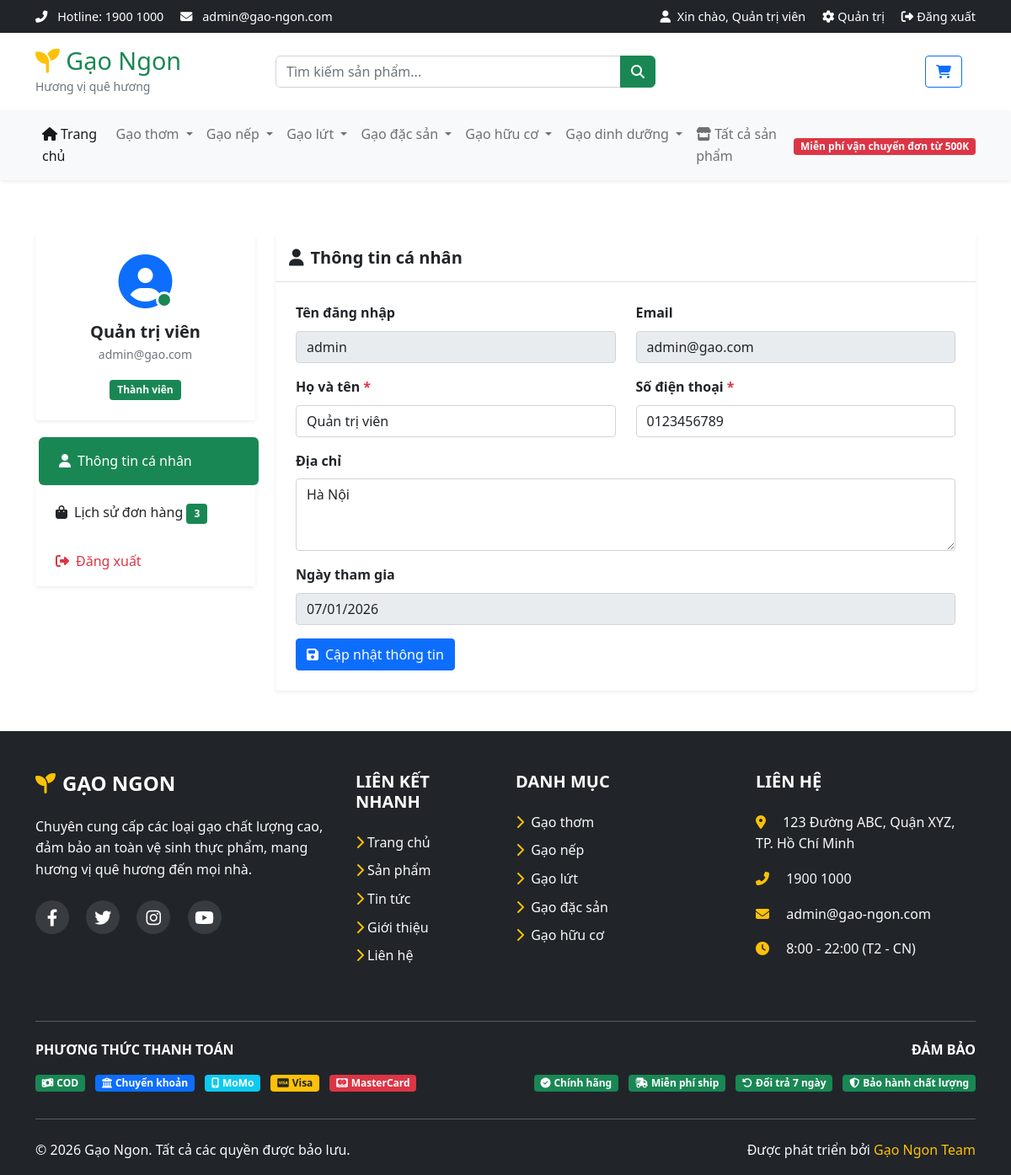
The page /pages/profile.php (signed in) on the database its author committed.
### tables this page shows
CREATE TABLE `users` (
  `id` int(11) NOT NULL,
  `username` varchar(50) NOT NULL,
  `email` varchar(100) NOT NULL,
  `password` varchar(255) NOT NULL,
  `full_name` varchar(100) DEFAULT NULL,
  `phone` varchar(20) DEFAULT NULL,
  `address` text DEFAULT NULL,
  `avatar` varchar(255) DEFAULT NULL,
  `role` enum('user','admin') DEFAULT 'user',
  `status` enum('active','inactive') DEFAULT 'active',
  `created_at` timestamp NOT NULL DEFAULT current_timestamp(),
  `updated_at` timestamp NOT NULL DEFAULT current_timestamp() ON UPDATE current_timestamp()
);

CREATE TABLE `categories` (
  `id` int(11) NOT NULL,
  `name` varchar(100) NOT NULL,
  `slug` varchar(100) NOT NULL,
  `description` text DEFAULT NULL,
  `parent_id` int(11) DEFAULT NULL,
  `image` varchar(255) DEFAULT NULL,
  `status` enum('active','inactive') DEFAULT 'active',
  `created_at` timestamp NOT NULL DEFAULT current_timestamp()
);

### pages/profile.php (the view, shortened to what the rows shown need)
<?php
require_once '../includes/header.php';
?>
<div class="container py-5 profile-page">
    <div class="row">
        <div class="col-lg-3 mb-4">
            <div class="card shadow-sm border-0">
                <div class="card-body text-center p-4">
                    <div class="avatar mb-3">
                        <i class="fas fa-user-circle text-primary" style="font-size: 4rem;"></i>
                    </div>
                    <h5 class="mb-1"><?php echo htmlspecialchars($currentUser['full_name'] ?: $currentUser['username']); ?></h5>
                    <p class="text-muted small mb-3"><?php echo htmlspecialchars($currentUser['email']); ?></p>
                    <span class="badge bg-success">Thành viên</span>
                </div>
            </div>
        </div>
        <div class="col-lg-9">
            <div id="profile-info" class="tab-content active">
                <div class="card shadow-sm border-0">
                    <div class="card-body p-4">
                        <form method="POST">
                            <div class="row">
                                <div class="col-md-6 mb-3">
                                    <label class="form-label fw-bold">Tên đăng nhập</label>
                                    <input type="text" class="form-control" value="<?php echo htmlspecialchars($currentUser['username']); ?>" readonly>
                                </div>
                                <div class="col-md-6 mb-3">
                                    <label class="form-label fw-bold">Email</label>
                                    <input type="email" class="form-control" value="<?php echo htmlspecialchars($currentUser['email']); ?>" readonly>
                                </div>
                            </div>
                            <div class="row">
                                <div class="col-md-6 mb-3">
                                    <label class="form-label fw-bold">Họ và tên <span class="text-danger">*</span></label>
                                    <input type="text" class="form-control" name="full_name"
                                           value="<?php echo htmlspecialchars($currentUser['full_name'] ?? ''); ?>" required>
                                </div>
                                <div class="col-md-6 mb-3">
                                    <label class="form-label fw-bold">Số điện thoại <span class="text-danger">*</span></label>
                                    <input type="tel" class="form-control" name="phone"
                                           value="<?php echo htmlspecialchars($currentUser['phone'] ?? ''); ?>" required>
                                </div>
                            </div>
                            <div class="mb-3">
                                <label class="form-label fw-bold">Địa chỉ</label>
                                <textarea class="form-control" name="address" rows="3"
                                          placeholder="Nhập địa chỉ của bạn..."><?php echo htmlspecialchars($currentUser['address'] ?? ''); ?></textarea>
                            </div>
                            <div class="mb-3">
                                <label class="form-label fw-bold">Ngày tham gia</label>
                                <input type="text" class="form-control"
                                       value="<?php echo date('d/m/Y', strtotime($currentUser['created_at'])); ?>" readonly>
                            </div>
                        </form>
                    </div>
                </div>
            </div>
        </div>
    </div>
</div>
<?php require_once '../includes/footer.php'; ?>

### includes/header.php (shortened to what the rows shown need)
<?php
$current_dir = dirname($_SERVER['SCRIPT_NAME']);
$is_in_pages = strpos($current_dir, '/pages') !== false;
$is_in_admin = strpos($current_dir, '/admin') !== false;
if ($is_in_pages || $is_in_admin) {
    $assets_base = '../assets/';
    $site_base = '../';
} else {
    $assets_base = 'assets/';
    $site_base = './';
}
?>
<!DOCTYPE html>
<html lang="vi">
<head>
    <link href="https://cdn.jsdelivr.net/npm/bootstrap@5.1.3/dist/css/bootstrap.min.css" rel="stylesheet">
    <link rel="stylesheet" href="https://cdnjs.cloudflare.com/ajax/libs/font-awesome/6.4.0/css/all.min.css">
    <link rel="stylesheet" href="<?php echo $assets_base; ?>css/style.css">
</head>
<body>
    <div class="top-bar bg-dark text-white py-2">
        <div class="container">
            <div class="row align-items-center">
                <div class="col-md-6">
                    <div class="top-bar-right text-md-end">
                        <?php if (Functions::isLoggedIn()): ?>
                            <?php $currentUser = Functions::getCurrentUser(); ?>
                            <span class="me-3">
                                <i class="fas fa-user me-1"></i>
                                Xin chào, <a href="<?php echo ($is_in_pages || $is_in_admin) ? './' : 'pages/'; ?>profile.php" class="text-white text-decoration-none"><?php echo htmlspecialchars($currentUser['full_name'] ?? $currentUser['username']); ?></a>
                            </span>
                            <?php if (Functions::isAdmin()): ?>
                                <a href="<?php echo ($is_in_admin) ? './' : (($is_in_pages) ? '../admin/' : 'admin/'); ?>dashboard.php" class="text-white text-decoration-none me-3">
                                    <i class="fas fa-cog me-1"></i>Quản trị
                                </a>
                            <?php endif; ?>
                            <a href="<?php echo ($is_in_pages || $is_in_admin) ? '../api/' : 'api/'; ?>auth/logout.php" class="text-white text-decoration-none">
                                <i class="fas fa-sign-out-alt me-1"></i>Đăng xuất
                            </a>
                        <?php endif; ?>
                    </div>
                </div>
            </div>
        </div>
    </div>
    <header class="main-header py-3 shadow-sm">
        <div class="container">
            <div class="row align-items-center">
                <div class="col-lg-3 col-md-4 col-6">
                    <div class="logo">
                        <a href="<?php echo $site_base; ?>index.php" class="text-decoration-none">
                            <h1 class="h3 mb-0 text-success">
                                <i class="fas fa-seedling text-warning"></i>
                                Gạo Ngon
                            </h1>
                        </a>
                    </div>
                </div>
            </div>
        </div>
    </header>
    <nav class="navbar navbar-expand-lg navbar-light bg-light shadow-sm">
        <div class="container">
            <div class="collapse navbar-collapse" id="mainNav">
                <ul class="navbar-nav me-auto">
                    <?php
                    $db = Database::getInstance();
                    $categories = $db->select(
                        "SELECT * FROM categories WHERE status = 'active' AND parent_id IS NULL LIMIT 6"
                    );
                    foreach ($categories as $category):
                    ?>
                    <li class="nav-item dropdown">
                        <a class="nav-link dropdown-toggle" href="#" id="category<?php echo $category['id']; ?>"
                           role="button" data-bs-toggle="dropdown" aria-expanded="false">
                            <?php echo htmlspecialchars($category['name']); ?>
                        </a>
                    </li>
                    <?php endforeach; ?>
                </ul>
            </div>
        </div>
    </nav>
    <main class="main-content">

### includes/footer.php (shortened to what the rows shown need)
<?php
$current_dir = dirname($_SERVER['SCRIPT_NAME']);
$is_in_pages = strpos($current_dir, '/pages') !== false;
$pages_path = $is_in_pages ? './' : 'pages/';
?>
    </main>
    <footer class="footer bg-dark text-white pt-5 pb-3">
        <div class="container">
            <div class="row">
                <div class="col-lg-3 col-md-6 mb-4">
                    <ul class="list-unstyled">
                        <?php
                        $db = Database::getInstance();
                        $footerCategories = $db->select(
                            "SELECT * FROM categories WHERE status = 'active' LIMIT 5"
                        );
                        foreach ($footerCategories as $category):
                        ?>
                        <li class="mb-2">
                            <a href="<?php echo $pages_path; ?>products.php?category=<?php echo $category['id']; ?>"
                               class="text-light text-decoration-none">
                                <i class="fas fa-chevron-right me-1 text-warning"></i>
                                <?php echo htmlspecialchars($category['name']); ?>
                            </a>
                        </li>
                        <?php endforeach; ?>
                    </ul>
                </div>
            </div>
        </div>
    </footer>
</body>
</html>

### rows shown on the page
users: full_name "Quản trị viên", email "admin@gao.com", username "admin", phone "0123456789", address "Hà Nội", created_at "07/01/2026"
categories: name "Gạo thơm"
categories: name "Gạo nếp"
categories: name "Gạo lứt"
categories: name "Gạo đặc sản"
categories: name "Gạo hữu cơ"
categories: name "Gạo dinh dưỡng"

### other values the page prints
ADMIN_EMAIL "admin@gao-ngon.com"
$totalOrders "3"
